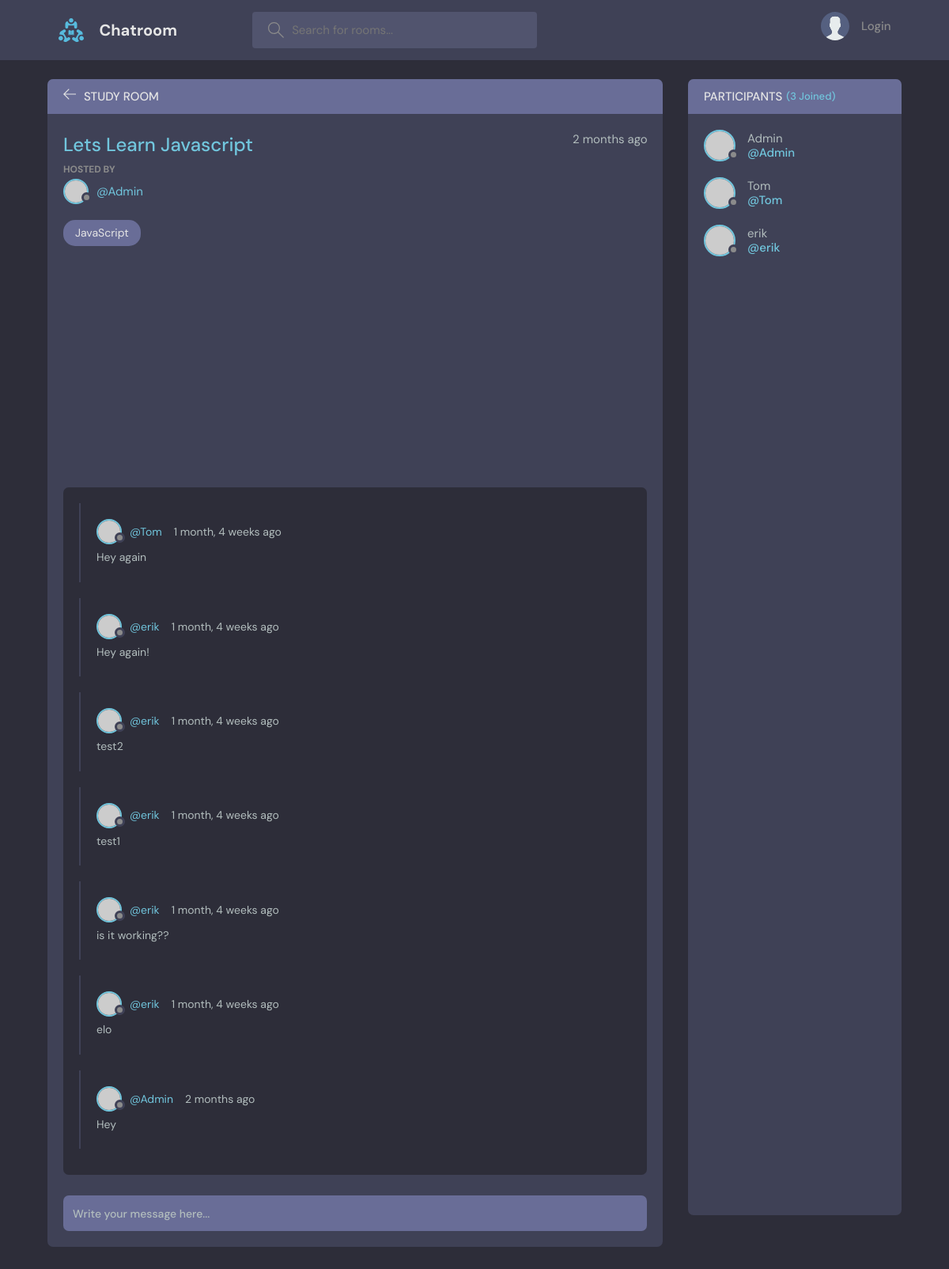
The page /room/1/ on the database its author committed.
### base/models.py (models this page shows, shortened)
class Room(models.Model):
    host = models.ForeignKey(User, on_delete=models.SET_NULL, null=True)
    topic = models.ForeignKey(Topic, on_delete=models.SET_NULL, null=True)
    name= models.CharField(max_length=200) # Meaning this can't be blank
    description = models.TextField(null=True, blank=True)
    participants = models.ManyToManyField(User,related_name='participants', blank=True)
    updated = models.DateTimeField(auto_now=True)
    created = models.DateTimeField(auto_now_add=True)
    class Meta:
        ordering = ['-updated', '-created']

class Topic(models.Model):
    name = models.CharField(max_length=200)
    def __str__(self):
        return self.name

class Message(models.Model):
     user = models.ForeignKey(User, on_delete=models.CASCADE)
     room = models.ForeignKey(Room, on_delete=models.CASCADE)
     body = models.TextField()
     updated = models.DateTimeField(auto_now=True)
     created = models.DateTimeField(auto_now_add=True)
     class Meta:
        ordering = ['-updated', '-created']

### base/views.py (the view, shortened to what this page needs)
# urls.py: path('room/<str:pk>/', views.rooms, name="rooms"), # calling rooms function from views
def rooms(request, pk):
    room1 = Room.objects.get(id=pk)
    room_messages = room1.message_set.all()
    participants= room1.participants.all()
    context = {'room': room1, 'room_messages': room_messages,
    'participants': participants}
    return render(request, 'base/room.html', context)

### base/templates/base/room.html (shortened to what this page needs)
{% extends 'main.html' %}
{% block content %}
    <main class="profile-page layout layout--2">
      <div class="container">
        <div class="room">
          <div class="room__top">
            <div class="room__topLeft">
              <a href="{% url 'home' %}">
                <svg version="1.1" xmlns="http://www.w3.org/2000/svg" width="32" height="32" viewBox="0 0 32 32">
                  <title>arrow-left</title>
                  <path
                    d="M13.723 2.286l-13.723 13.714 13.719 13.714 1.616-1.611-10.96-10.96h27.625v-2.286h-27.625l10.965-10.965-1.616-1.607z"
                  ></path>
                </svg>
              </a>
              <h3>Study Room</h3>
            </div>
          </div>
          <div class="room__box scroll">
            <div class="room__header scroll">
              <div class="room__info">
                <h3>{{room.name}}</h3>
                <span>{{room.created|timesince}} ago</span>
              </div>
              <div class="room__hosted">
                <p>Hosted By</p>
                <a href="{% url 'user-profile' room.host.id %}" class="room__author">
                  <div class="avatar avatar--small">
                    <img src="https://randomuser.me/api/portraits/men/37.jpg" />
                  </div>
                  <span>@{{ room.host.username }}</span>
                </a>
              </div>
              <span class="room__topics">{{ room.topic }}</span>
            </div>
            <div class="room__conversation">
              <div class="threads scroll">
                {% for message in room_messages %}
                <div class="thread">
                  <div class="thread__top">
                    <div class="thread__author">
                      <a href="{% url 'user-profile' message.user.id %}" class="thread__authorInfo">
                        <div class="avatar avatar--small">
                          <img src="https://randomuser.me/api/portraits/men/37.jpg" />
                        </div>
                        <span>@{{message.user.username}}</span>
                      </a>
                      <span class="thread__date">{{message.created|timesince}} ago</span>
                    </div>
                  </div>
                  <div class="thread__details">
                    {{message.body}}
                  </div>
                </div>
                {% endfor %}
              </div>
            </div>
          </div>
          <div class="room__message">
            <form action="" method="POST">
              <input name="body" placeholder="Write your message here..." />
            </form>
          </div>
        </div>
        <div class="participants">
          <h3 class="participants__top">Participants <span>({{participants.count}} Joined)</span></h3>
          <div class="participants__list scroll">
            {% for user in participants %}
            <a href="{% url 'user-profile' user.id %}" class="participant">
              <div class="avatar avatar--medium">
                <img src="https://randomuser.me/api/portraits/men/37.jpg" />
              </div>
              <p>
                {{user.username}}
                <span>@{{user.username}}</span>
              </p>
            </a>
            {% endfor %}
          </div>
        </div>
      </div>
    </main>
{% endblock %}

### rows shown on the page
Room: name "Lets Learn Javascript", created "2 months", host.username "Admin", topic "JavaScript"
Message: user.username "Tom", created "1 month, 4 weeks", body "Hey again"
Message: user.username "erik", created "1 month, 4 weeks", body "Hey again!"
Message: user.username "erik", created "1 month, 4 weeks", body "test2"
Message: user.username "erik", created "1 month, 4 weeks", body "test1"
Message: user.username "erik", created "1 month, 4 weeks", body "is it working??"
Message: user.username "erik", created "1 month, 4 weeks", body "elo"
Message: user.username "Admin", created "2 months", body "Hey"

### other values the page prints
{{ participants.count }} "3"
{{ user.username }} "Admin"
{{ user.username }} "Tom"
{{ user.username }} "erik"
